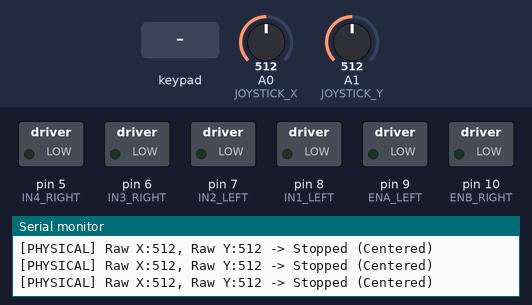
This sketch was run on a simulated Arduino Uno, built with avr-gcc and run on an emulated ATmega328P. Parts: switched loads named in the sketch (green lamp = pin HIGH), the last lines printed to the serial monitor. The inputs (shaded band) are chosen by the test bench; at power-on: A0 (JOYSTICK_X) = 512, A1 (JOYSTICK_Y) = 512.

Above: at 1.2 s.
1.3 s: A0 (JOYSTICK_X) set to 597
4.3 s: A0 (JOYSTICK_X) set to 622
At 5.5 s:
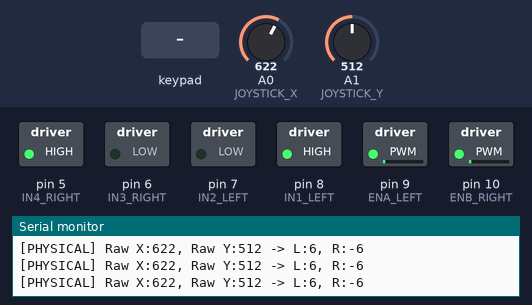
5.8 s: A1 (JOYSTICK_Y) set to 716
At 7.1 s:
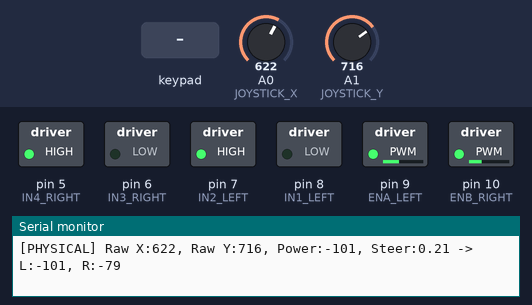
7.4 s: key 'U' pressed
At 7.7 s:
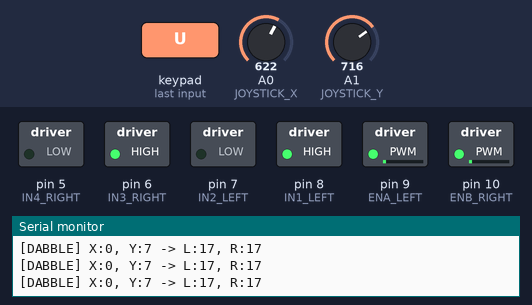
9.4 s: key 'D' pressed
At 9.73 s:
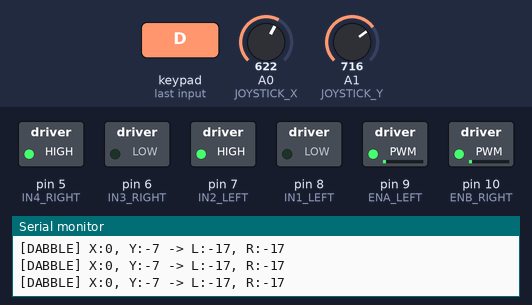
11.4 s: A1 (JOYSTICK_Y) set to 900
At 12.6 s:
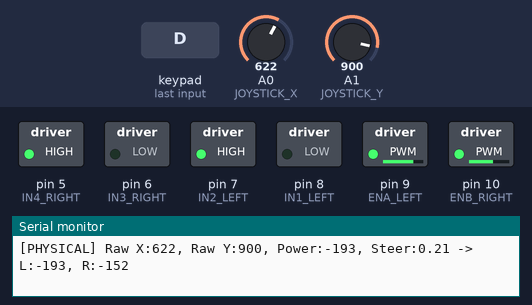
Timing chart, 0 to 14.0 s (numbered marks = the images above; inputs shaded):
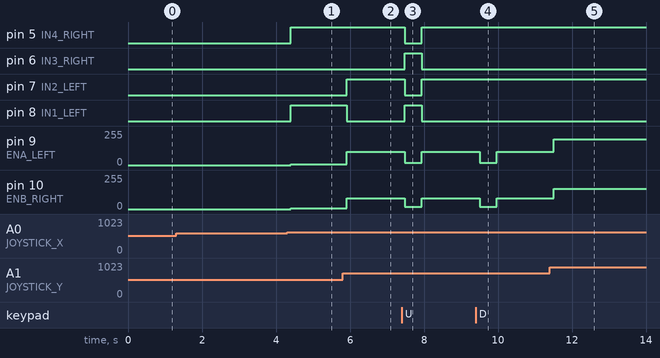

Measured:
- the behaviour switches between 613 and 614 on A0 (JOYSTICK_X) (found by bisection; images 0 and 1)
- after the input at 4.3 s, pin 5 (IN4_RIGHT), pin 8 (IN1_LEFT): LOW → HIGH after 0.09 s; pin 9 (ENA_LEFT), pin 10 (ENB_RIGHT): 0/255 → 6/255 after 0.09 s
- after the input at 5.8 s, pin 7 (IN2_LEFT): LOW → HIGH after 0.11 s; pin 8 (IN1_LEFT): HIGH → LOW after 0.11 s; pin 9 (ENA_LEFT): 6/255 → 101/255 after 0.11 s; pin 10 (ENB_RIGHT): 6/255 → 79/255 after 0.11 s
- after the input at 7.4 s, pin 5 (IN4_RIGHT), pin 7 (IN2_LEFT): HIGH → LOW after 0.08 s, → HIGH 0.45 s later; pin 6 (IN3_RIGHT), pin 8 (IN1_LEFT): LOW → HIGH after 0.08 s, → LOW 0.45 s later; pin 9 (ENA_LEFT): 101/255 → 17/255 after 0.08 s, → 101/255 0.45 s later; pin 10 (ENB_RIGHT): 79/255 → 17/255 after 0.08 s, → 79/255 0.45 s later
- after the input at 9.4 s, pin 9 (ENA_LEFT): 101/255 → 17/255 after 0.11 s, → 101/255 0.45 s later; pin 10 (ENB_RIGHT): 79/255 → 17/255 after 0.11 s, → 79/255 0.45 s later
- after the input at 11.4 s, pin 9 (ENA_LEFT): 101/255 → 193/255 after 0.10 s; pin 10 (ENB_RIGHT): 79/255 → 152/255 after 0.10 s

The sketch:

Arduino_motor_controller.ino
```cpp
// IMPORTANT: This code requires the Dabble Library (available on GitHub or the Arduino Library Manager).
// The Dabble app requires an HC-05 or HC-06 Bluetooth module, NOT the NRF24L01 module.

#include <Dabble.h>
#include <SoftwareSerial.h>

// --- MOTOR DRIVER PINS (L298N Configuration for 4WD) ---
// Left Motors (wired in parallel)
#define ENA_LEFT 9   // PWM pin for speed
#define IN1_LEFT 8   // Direction pin 1
#define IN2_LEFT 7   // Direction pin 2

// Right Motors (wired in parallel)
#define ENB_RIGHT 10 // PWM pin for speed
#define IN3_RIGHT 6  // Direction pin 3
#define IN4_RIGHT 5  // Direction pin 4

// --- PHYSICAL JOYSTICK PINS ---
#define JOYSTICK_X A0 // Analog input for X-axis (Steering)
#define JOYSTICK_Y A1 // Analog input for Y-axis (Speed)

// --- CONFIGURATION CONSTANTS ---
const int ANALOG_CENTER = 512; // Center value for 10-bit ADC (1023/2)
const int DEAD_ZONE = 100;     // Range around the center to treat as stop (512 +/- 100)
const int MAX_SPEED = 255;     // Maximum PWM speed
const bool DEBUG_MODE = true;  // Set to true to enable Serial Monitor debugging prints

// Function to control motor speeds and directions
void setMotorSpeeds(int leftSpeed, int rightSpeed) {
    // --- LEFT MOTOR CONTROL ---
    if (leftSpeed > 0) {
        // Forward
        digitalWrite(IN1_LEFT, HIGH);
        digitalWrite(IN2_LEFT, LOW);
        analogWrite(ENA_LEFT, leftSpeed);
    } else if (leftSpeed < 0) {
        // Reverse
        digitalWrite(IN1_LEFT, LOW);
        digitalWrite(IN2_LEFT, HIGH);
        analogWrite(ENA_LEFT, abs(leftSpeed));
    } else {
        // Stop
        digitalWrite(IN1_LEFT, LOW);
        digitalWrite(IN2_LEFT, LOW);
        analogWrite(ENA_LEFT, 0);
    }

    // --- RIGHT MOTOR CONTROL ---
    if (rightSpeed > 0) {
        // Forward
        digitalWrite(IN3_RIGHT, HIGH);
        digitalWrite(IN4_RIGHT, LOW);
        analogWrite(ENB_RIGHT, rightSpeed);
    } else if (rightSpeed < 0) {
        // Reverse
        digitalWrite(IN3_RIGHT, LOW);
        digitalWrite(IN4_RIGHT, HIGH);
        analogWrite(ENB_RIGHT, abs(rightSpeed));
    } else {
        // Stop
        digitalWrite(IN3_RIGHT, LOW);
        digitalWrite(IN4_RIGHT, LOW);
        analogWrite(ENB_RIGHT, 0);
    }
}

void setup() {
    Serial.begin(9600);
    Dabble.begin(9600); // Initialize Dabble communication at 9600 baud (standard for HC-05/06)

    // Print initialization message
    if (DEBUG_MODE) {
      Serial.println("Controller Initialized. Waiting for Dabble or Joystick input.");
    }

    // Set motor driver pins as OUTPUTs
    pinMode(ENA_LEFT, OUTPUT);
    pinMode(IN1_LEFT, OUTPUT);
    pinMode(IN2_LEFT, OUTPUT);
    pinMode(ENB_RIGHT, OUTPUT);
    pinMode(IN3_RIGHT, OUTPUT);
    pinMode(IN4_RIGHT, OUTPUT);

    // Ensure motors are stopped initially
    setMotorSpeeds(0, 0);
}

void loop() {
    Dabble.processInput(); // Must be called in every loop iteration

    int finalLeftSpeed = 0;
    int finalRightSpeed = 0;

    // GamePad.getYaxisData() returns -100 to 100 (Forward/Reverse)
    int yValue = GamePad.getYaxisData();
    // GamePad.getXaxisData() returns -100 to 100 (Steering)
    int xValue = GamePad.getXaxisData();


    // --- 1. DABBLE APP CONTROL (Priority Input) ---
    // Check if the Dabble joystick is actively sending a non-zero command.
    // This replaces the deprecated GamePad.isDataReceived().
    if (xValue != 0 || yValue != 0) {
        // Use the Joystick widget (Axis 1 and 2) in the Dabble GamePad screen

        if (DEBUG_MODE) {
          Serial.print("[DABBLE] X:");
          Serial.print(xValue);
          Serial.print(", Y:");
          Serial.print(yValue);
        }

        // Map the -100 to 100 range to motor speed/direction (max speed 255)
        int power = map(abs(yValue), 0, 100, 0, MAX_SPEED);

        // Simple tank drive mixing logic:
        if (yValue != 0) {
            // Moving Forward/Backward
            if (xValue > 0) {
                // Turning Right (Reduce Right Motor Speed)
                finalLeftSpeed = yValue > 0 ? power : -power;
                finalRightSpeed = (yValue > 0 ? power : -power) - map(xValue, 0, 100, 0, power);
            } else if (xValue < 0) {
                // Turning Left (Reduce Left Motor Speed)
                finalLeftSpeed = (yValue > 0 ? power : -power) + map(abs(xValue), 0, 100, 0, power);
                finalRightSpeed = yValue > 0 ? power : -power;
            } else {
                // Straight
                finalLeftSpeed = yValue > 0 ? power : -power;
                finalRightSpeed = yValue > 0 ? power : -power;
            }
        } else {
            // Static rotation (if Y is zero, X controls spin)
            int spinPower = map(abs(xValue), 0, 100, 0, MAX_SPEED);
            if (xValue > 0) {
                // Spin Right
                finalLeftSpeed = spinPower;
                finalRightSpeed = -spinPower;
            } else if (xValue < 0) {
                // Spin Left
                finalLeftSpeed = -spinPower;
                finalRightSpeed = spinPower;
            } else {
                // Stop
                finalLeftSpeed = 0;
                finalRightSpeed = 0;
            }
        }

        if (DEBUG_MODE) {
          Serial.print(" -> L:");
          Serial.print(finalLeftSpeed);
          Serial.print(", R:");
          Serial.println(finalRightSpeed);
        }

    }

    // --- 2. PHYSICAL JOYSTICK CONTROL (Fallback Input) ---
    // Only execute if Dabble is not actively sending movement commands
    else {
        // Read physical joystick values
        int joyY = analogRead(JOYSTICK_Y);
        int joyX = analogRead(JOYSTICK_X);

        if (DEBUG_MODE) {
          Serial.print("[PHYSICAL] Raw X:");
          Serial.print(joyX);
          Serial.print(", Raw Y:");
          Serial.print(joyY);
        }

        // Check if Y axis is outside the dead zone
        if (abs(joyY - ANALOG_CENTER) > DEAD_ZONE) {
            // Map Y axis (0-1023) to motor power (-MAX_SPEED to +MAX_SPEED)
            // Center is 512. >512 is reverse (negative speed), <512 is forward (positive speed)
            int power = map(joyY, 0, 1023, -MAX_SPEED, MAX_SPEED);

            // Invert the speed to match typical joystick direction (push forward = forward)
            // If your joystick is inverted, remove the '-'
            power = -power;

            // Check if X axis is outside the dead zone (Steering)
            if (abs(joyX - ANALOG_CENTER) > DEAD_ZONE) {
                // Map X axis (0-1023) to a steering offset (-1 to 1)
                // Center is 512.
                float steer = map(joyX, 0, 1023, -100, 100) / 100.0; // steer will be -1.0 to 1.0

                if (DEBUG_MODE) {
                    Serial.print(", Power:");
                    Serial.print(power);
                    Serial.print(", Steer:");
                    Serial.print(steer);
                }

                // Apply steering logic:
                if (steer > 0) { // Turning Right
                    finalLeftSpeed = power;
                    finalRightSpeed = power * (1.0 - steer); // Reduce right motor speed
                } else { // Turning Left
                    finalRightSpeed = power;
                    finalLeftSpeed = power * (1.0 + steer); // Reduce left motor speed (steer is negative)
                }
            } else {
                // Moving straight
                finalLeftSpeed = power;
                finalRightSpeed = power;
            }
        } else if (abs(joyX - ANALOG_CENTER) > DEAD_ZONE) {
             // Static rotation (Y is zero, X controls spin)
            int spinPower = map(abs(joyX - ANALOG_CENTER), DEAD_ZONE, ANALOG_CENTER, 0, MAX_SPEED);
            if (joyX > ANALOG_CENTER) { // Spin Right (Right motor reverse, Left motor forward)
                finalLeftSpeed = spinPower;
                finalRightSpeed = -spinPower;
            } else { // Spin Left (Left motor reverse, Right motor forward)
                finalLeftSpeed = -spinPower;
                finalRightSpeed = spinPower;
            }
        } else {
            // Joystick is centered, stop the motors
            finalLeftSpeed = 0;
            finalRightSpeed = 0;
        }

        if (DEBUG_MODE) {
            // Only print final speeds if motion is detected, otherwise print stop message.
            if (finalLeftSpeed != 0 || finalRightSpeed != 0) {
              Serial.print(" -> L:");
              Serial.print(finalLeftSpeed);
              Serial.print(", R:");
              Serial.println(finalRightSpeed);
            } else if (abs(joyX - ANALOG_CENTER) < DEAD_ZONE && abs(joyY - ANALOG_CENTER) < DEAD_ZONE) {
              Serial.println(" -> Stopped (Centered)");
            }
        }
    }

    // Execute the final determined motor speeds
    setMotorSpeeds(finalLeftSpeed, finalRightSpeed);
}
```
